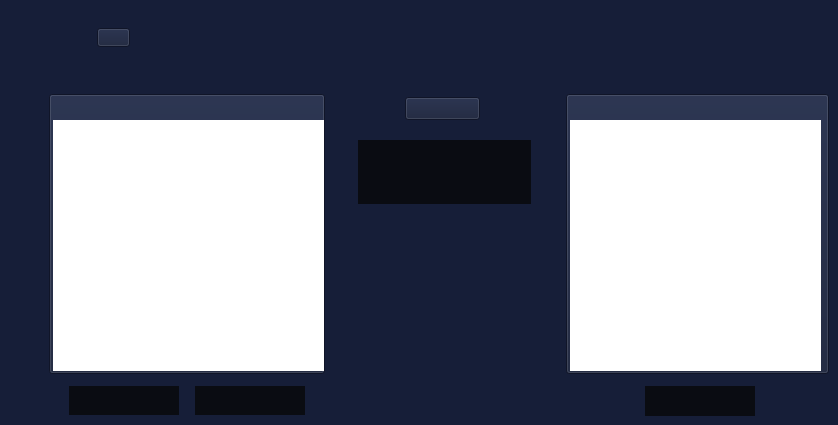
          <widget class="QWidget" name="fiRsa">
           <property name="styleSheet">
            <string notr="true">*{
	background-color: rgb(22,30,56);
}
QToolButton{
	color: rgb(255,255,255);
	background:rgb(10,12,18);
	border:none;
}
QToolButton:hover{
	background:rgb(33,38,52);
	border:none;
}
QTextEdit{
	background:rgb(255,255,255);
	border:none;
}
QLineEdit{
	color:rgb(255, 255, 255)
}</string>
           </property>
           <widget class="QPushButton" name="pushButton_22">
            <property name="geometry">
             <rect>
              <x>97</x>
              <y>28</y>
              <width>33</width>
              <height>19</height>
             </rect>
            </property>
            <property name="text">
             <string/>
            </property>
            <property name="icon">
             <iconset>
              <normaloff>src/titulos/RSA.png</normaloff>src/titulos/RSA.png</iconset>
            </property>
            <property name="iconSize">
             <size>
              <width>33</width>
              <height>19</height>
             </size>
            </property>
           </widget>
           <widget class="QPushButton" name="pushButton_69">
            <property name="geometry">
             <rect>
              <x>49</x>
              <y>94</y>
              <width>276</width>
              <height>280</height>
             </rect>
            </property>
            <property name="text">
             <string/>
            </property>
            <property name="icon">
             <iconset>
              <normaloff>src/textoDeseado.png</normaloff>src/textoDeseado.png</iconset>
            </property>
            <property name="iconSize">
             <size>
              <width>276</width>
              <height>280</height>
             </size>
            </property>
           </widget>
           <widget class="QTextEdit" name="fiRsaTextoOriginal">
            <property name="geometry">
             <rect>
              <x>53</x>
              <y>120</y>
              <width>271</width>
              <height>251</height>
             </rect>
            </property>
           </widget>
           <widget class="QToolButton" name="fiRsaCifrar">
            <property name="geometry">
             <rect>
              <x>69</x>
              <y>386</y>
              <width>110</width>
              <height>29</height>
             </rect>
            </property>
            <property name="cursor">
             <cursorShape>PointingHandCursor</cursorShape>
            </property>
            <property name="text">
             <string/>
            </property>
            <property name="icon">
             <iconset>
              <normaloff>src/BotonesGral/Firmar.png</normaloff>src/BotonesGral/Firmar.png</iconset>
            </property>
            <property name="iconSize">
             <size>
              <width>110</width>
              <height>29</height>
             </size>
            </property>
           </widget>
           <widget class="QToolButton" name="fiRsaDescifrar">
            <property name="geometry">
             <rect>
              <x>195</x>
              <y>386</y>
              <width>110</width>
              <height>29</height>
             </rect>
            </property>
            <property name="cursor">
             <cursorShape>PointingHandCursor</cursorShape>
            </property>
            <property name="text">
             <string/>
            </property>
            <property name="icon">
             <iconset>
              <normaloff>src/BotonesGral/Verificar.png</normaloff>src/BotonesGral/Verificar.png</iconset>
            </property>
            <property name="iconSize">
             <size>
              <width>110</width>
              <height>29</height>
             </size>
            </property>
           </widget>
           <widget class="QPushButton" name="pushButton_70">
            <property name="geometry">
             <rect>
              <x>405</x>
              <y>97</y>
              <width>75</width>
              <height>23</height>
             </rect>
            </property>
            <property name="text">
             <string/>
            </property>
            <property name="icon">
             <iconset>
              <normaloff>src/BotonesGral/Clave.png</normaloff>src/BotonesGral/Clave.png</iconset>
            </property>
            <property name="iconSize">
             <size>
              <width>44</width>
              <height>18</height>
             </size>
            </property>
           </widget>
           <widget class="QPushButton" name="pushButton_71">
            <property name="geometry">
             <rect>
              <x>566</x>
              <y>94</y>
              <width>263</width>
              <height>280</height>
             </rect>
            </property>
            <property name="text">
             <string/>
            </property>
            <property name="icon">
             <iconset>
              <normaloff>src/textoObtenido.png</normaloff>src/textoObtenido.png</iconset>
            </property>
            <property name="iconSize">
             <size>
              <width>263</width>
              <height>280</height>
             </size>
            </property>
           </widget>
           <widget class="QToolButton" name="fiRsaGenerar">
            <property name="geometry">
             <rect>
              <x>358</x>
              <y>140</y>
              <width>173</width>
              <height>64</height>
             </rect>
            </property>
            <property name="cursor">
             <cursorShape>PointingHandCursor</cursorShape>
            </property>
            <property name="text">
             <string/>
            </property>
            <property name="icon">
             <iconset>
              <normaloff>src/BotonesGral/Generar  Clave.png</normaloff>src/BotonesGral/Generar  Clave.png</iconset>
            </property>
            <property name="iconSize">
             <size>
              <width>173</width>
              <height>64</height>
             </size>
            </property>
           </widget>
           <widget class="QToolButton" name="fiRsaCopiar">
            <property name="geometry">
             <rect>
              <x>645</x>
              <y>386</y>
              <width>110</width>
              <height>30</height>
             </rect>
            </property>
            <property name="cursor">
             <cursorShape>PointingHandCursor</cursorShape>
            </property>
            <property name="text">
             <string/>
            </property>
            <property name="icon">
             <iconset>
              <normaloff>src/BotonesGral/Copiar.png</normaloff>src/BotonesGral/Copiar.png</iconset>
            </property>
            <property name="iconSize">
             <size>
              <width>110</width>
              <height>30</height>
             </size>
            </property>
           </widget>
           <widget class="QTextEdit" name="fiRsaTextoResult">
            <property name="geometry">
             <rect>
              <x>570</x>
              <y>120</y>
              <width>251</width>
              <height>251</height>
             </rect>
            </property>
           </widget>
          </widget>
